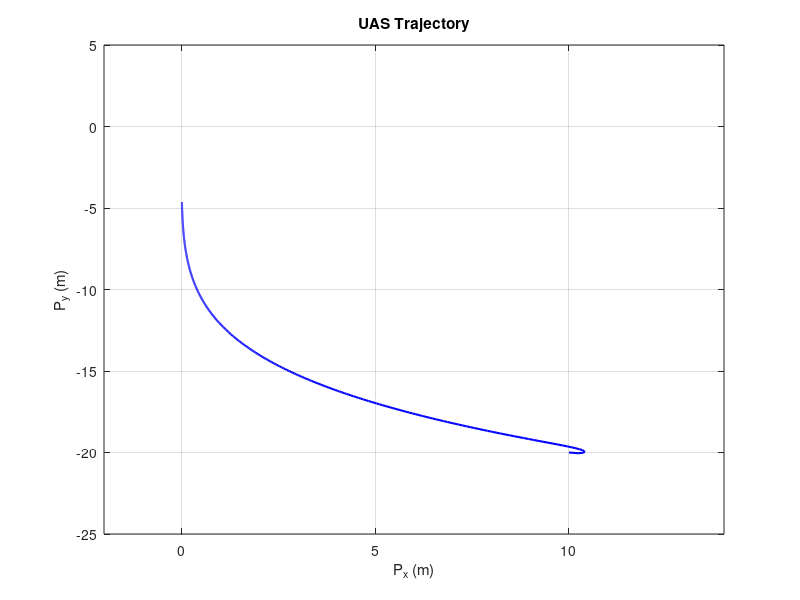

The MATLAB source for this figure:
% System parameters
dt = 0.01;
gamma = 0.25;

% State-space matrices
A = [1, 0, (1 - 0.5*dt)*dt, 0;
     0, 1, 0, (1 - 0.5*gamma*dt)*dt;
     0, 0, 1 - gamma*dt, 0;
     0, 0, 0, 1 - gamma*dt];
 
B = [0.5*dt^2, 0;
     0, 0.5*dt^2;
     dt, 0;
     0, dt];

% Controller gain
K = [40.0400, 0, 29.5498, 0;
     0, 20.2002, 0, 68.7490];

% Initial state
x0 = [10; -20; 30; -10];

% Simulation time (adjust as needed)
simTime = 5; % seconds
numSteps = simTime / dt;

% Initialize states
x = x0;
Px = zeros(1, numSteps + 1);
Py = zeros(1, numSteps + 1);
Px(1) = x0(1);
Py(1) = x0(2);

% Simulate closed-loop system
for k = 1:numSteps
    u = -K * x;                % Control input
    x = A * x + B * u;         % Update state
    Px(k+1) = x(1);            % Store P_x
    Py(k+1) = x(2);            % Store P_y
end

% Plotting
figure;
plot(Px, Py, 'b-', 'LineWidth', 1.5);
xlabel('P_x (m)');
ylabel('P_y (m)');
title('UAS Trajectory');
grid on;

% Adjust axes 
xlim([-2 14]);                   % X-axis limits
ylim([-25 5]);                 % Y-axis limits